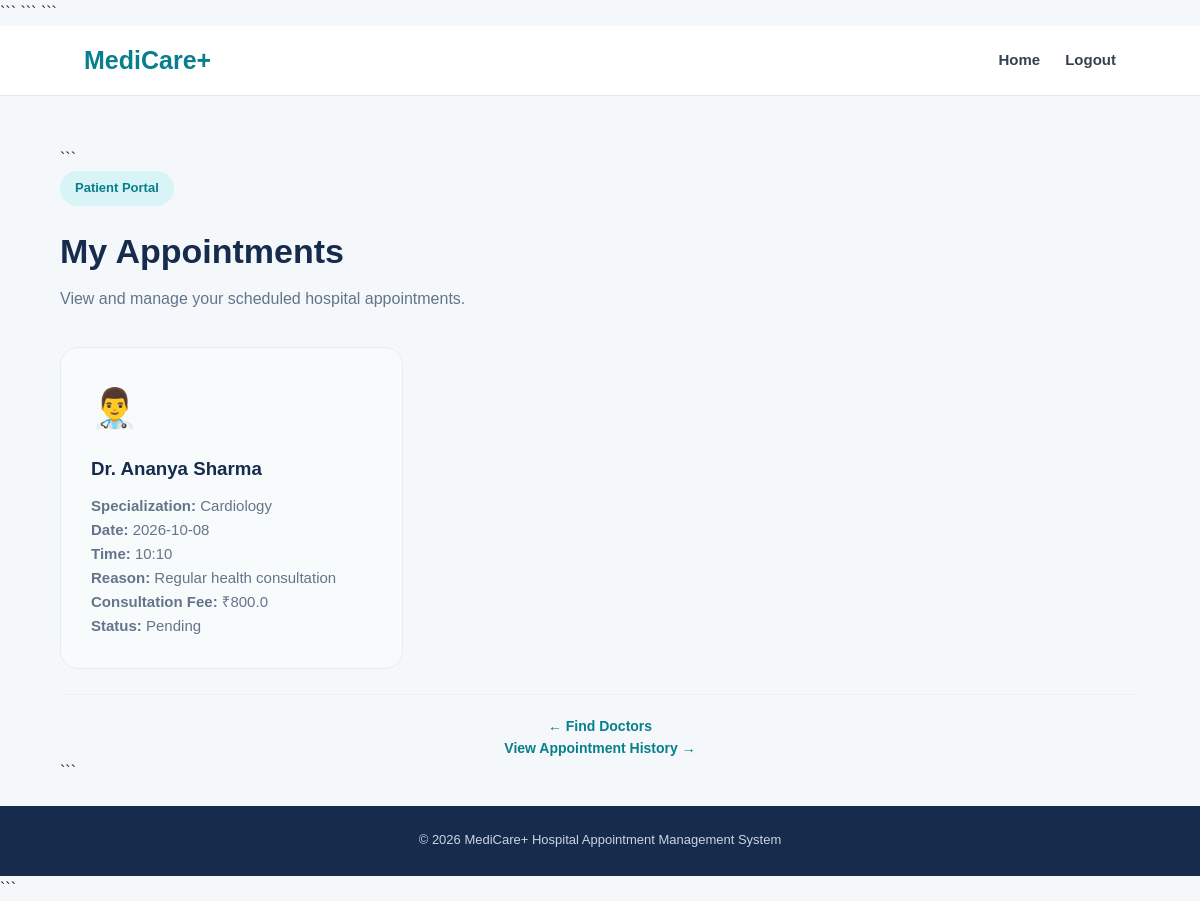
The page /patient/appointments (signed in) on the database its author committed.
### tables this page shows
CREATE TABLE appointments (
            id INTEGER PRIMARY KEY AUTOINCREMENT,
            patient_id INTEGER NOT NULL,
            doctor_id INTEGER NOT NULL,
            appointment_date TEXT NOT NULL,
            appointment_time TEXT NOT NULL,
            reason TEXT,
            status TEXT DEFAULT 'Pending',
            created_at TEXT DEFAULT CURRENT_TIMESTAMP,

            FOREIGN KEY(patient_id) REFERENCES users(id),
            FOREIGN KEY(doctor_id) REFERENCES doctors(id)
        );

CREATE TABLE doctors (
            id INTEGER PRIMARY KEY AUTOINCREMENT,
            name TEXT NOT NULL,
            specialization TEXT NOT NULL,
            qualification TEXT,
            experience INTEGER DEFAULT 0,
            phone TEXT,
            email TEXT,
            available_days TEXT,
            available_time TEXT,
            consultation_fee REAL DEFAULT 0,
            status TEXT DEFAULT 'Active',
            created_at TEXT DEFAULT CURRENT_TIMESTAMP
        );

### app.py (the view)
@app.route("/patient/appointments")
@role_required("patient")
def patient_appointments():
    conn = get_db()
    appointments = conn.execute("""
        SELECT
            appointments.*,
            doctors.name AS doctor_name,
            doctors.specialization,
            doctors.consultation_fee
        FROM appointments

        JOIN doctors
        ON appointments.doctor_id = doctors.id

        WHERE appointments.patient_id = ?

        ORDER BY
            appointments.appointment_date DESC,
            appointments.appointment_time DESC
    """, (
        session["user_id"],
    )).fetchall()
    conn.close()
    return render_template(
        "patient/appointments.html",
        appointments=appointments
    )

### app.py (called while the page is built, shortened)
def get_db():
    conn = sqlite3.connect(DATABASE)
    conn.row_factory = sqlite3.Row
    return conn

def role_required(role):
    def decorator(function):
        @wraps(function)
        def decorated_function(*args, **kwargs):
            return function(*args, **kwargs)
        return decorated_function
    return decorator

### templates/patient/appointments.html (shortened to what this page needs)
{% extends "base.html" %}
{% block content %}
<section class="dashboard-container">
```
<div class="dashboard-header">
    <span class="badge">Patient Portal</span>
    <h1>My Appointments</h1>
    <p>
        View and manage your scheduled hospital appointments.
    </p>
</div>
{% if appointments %}
    <div class="feature-grid">
        {% for appointment in appointments %}
            <div class="feature-card">
                <div class="feature-icon">
                    👨‍⚕️
                </div>
                <h3>
                    {{ appointment['doctor_name'] }}
                </h3>
                <p>
                    <strong>Specialization:</strong>
                    {{ appointment['specialization'] }}
                </p>
                <p>
                    <strong>Date:</strong>
                    {{ appointment['appointment_date'] }}
                </p>
                <p>
                    <strong>Time:</strong>
                    {{ appointment['appointment_time'] }}
                </p>
                <p>
                    <strong>Reason:</strong>
                    {{ appointment['reason'] }}
                </p>
                <p>
                    <strong>Consultation Fee:</strong>
                    ₹{{ appointment['consultation_fee'] }}
                </p>
                <p>
                    <strong>Status:</strong>
                    {{ appointment['status'] }}
                </p>
            </div>
        {% endfor %}
    </div>
{% endif %}
<div class="auth-footer">
    <p>
        <a href="{{ url_for('doctors') }}">
            ← Find Doctors
        </a>
    </p>
    <p>
        <a href="{{ url_for('patient_history') }}">
            View Appointment History →
        </a>
    </p>
</div>
```
</section>
{% endblock %}

### static/css/style.css (style rules this page uses)
* { margin: 0; padding: 0; box-sizing: border-box; }
html { scroll-behavior: smooth; }
body { font-family: Arial, Helvetica, sans-serif; background: #f4f8fb; color: #1f2937; line-height: 1.6; }
.badge { display: inline-block; padding: 7px 15px; background: #d8f4f6; color: #087f8c; border-radius: 30px; font-size: 13px; font-weight: 700; margin-bottom: 18px; }
.feature-grid { display: grid; grid-template-columns: repeat(3, 1fr); gap: 25px; }
.feature-card { padding: 30px; background: #f8fbfc; border: 1px solid #e4eef0; border-radius: 18px; transition: 0.3s; }
.feature-icon { font-size: 38px; margin-bottom: 15px; }
.feature-card h3 { color: #172b4d; margin-bottom: 10px; }
.feature-card p { color: #64748b; font-size: 15px; }
.auth-footer { text-align: center; margin-top: 25px; padding-top: 20px; border-top: 1px solid #edf1f2; }
.auth-footer p { color: #64748b; font-size: 14px; }
.auth-footer a { color: #087f8c; font-weight: 700; text-decoration: none; }
.dashboard-container { width: 90%; max-width: 1200px; margin: 50px auto; }
.dashboard-header { margin-bottom: 35px; }
.dashboard-header h1 { color: #172b4d; font-size: 34px; margin-bottom: 8px; }
.dashboard-header p { color: #64748b; }

### rows shown on the page
appointments: doctor_name "Dr. Ananya Sharma", specialization "Cardiology", appointment_date "2026-10-08", appointment_time "10:10", reason "Regular health consultation", consultation_fee "800.0", status "Pending"
